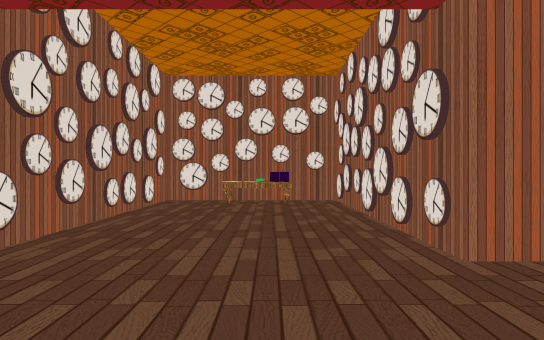
View 1 (above)

17 first-person views from a walk through a scene from a Unity 3-D project. The camera is 1.3 m above the floor, looks level and sees 75° across. The floor is counted in squares, 2 m on a side. Each view is taken from the middle of a square. On the plan, view 1 faces up. The plan holds only what a view shows up to about 10 squares ahead; the rest is blank. Some surface patterns are stand-ins.

View 2
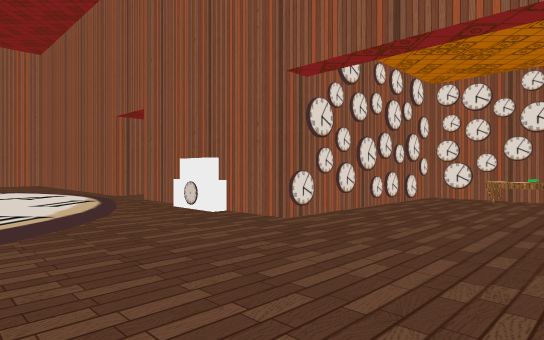

View 3
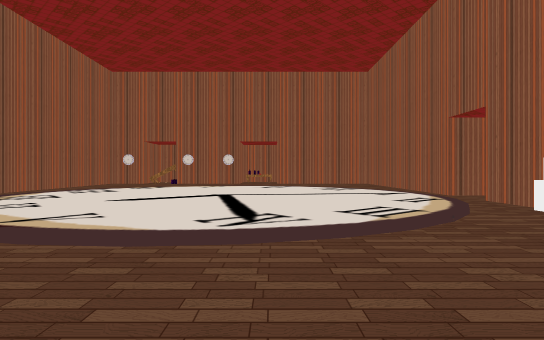

View 4
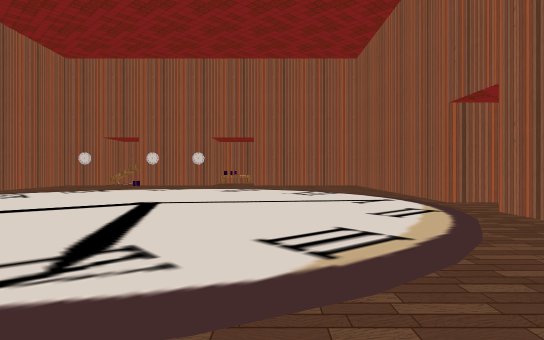

View 5
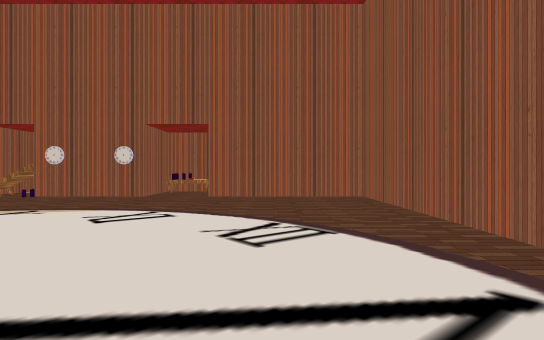

View 6
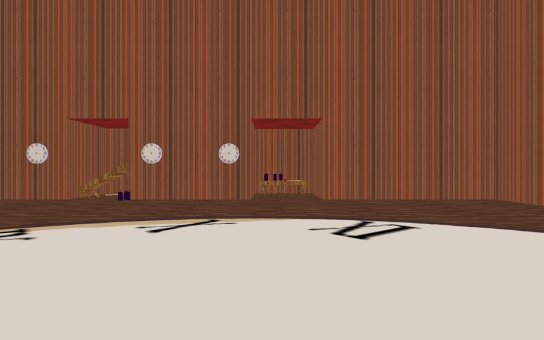

View 7
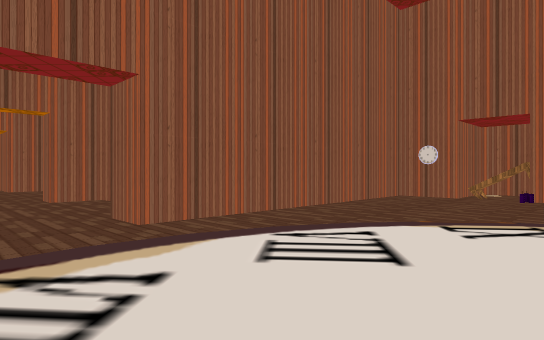

View 8
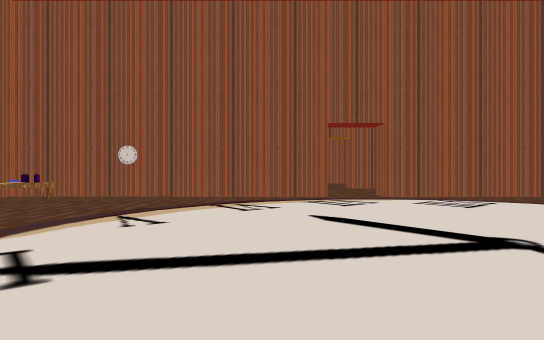

View 9
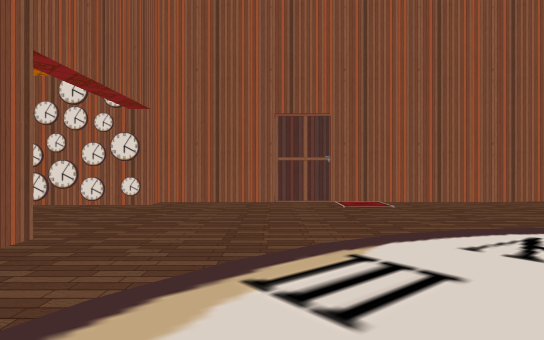

View 10
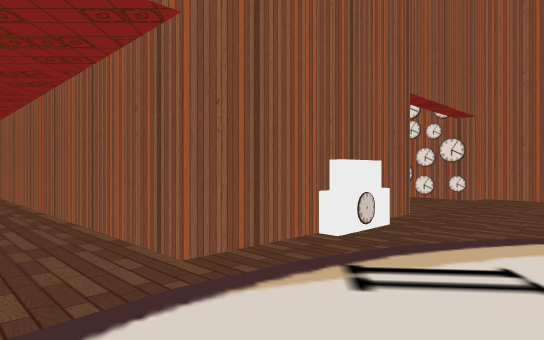

View 11
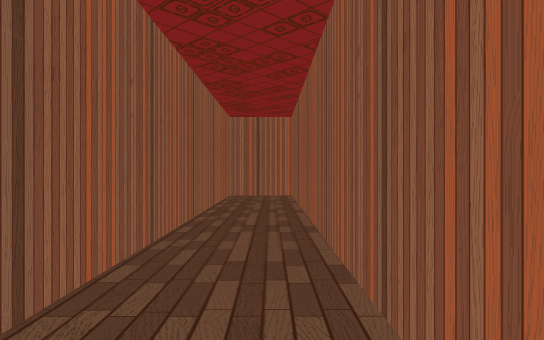

View 12
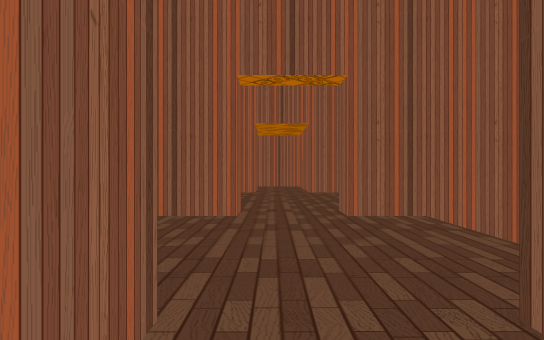

View 13
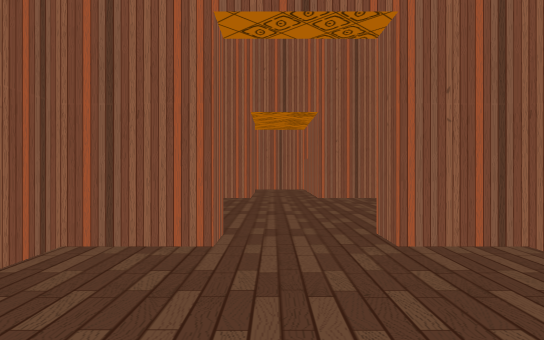

View 14
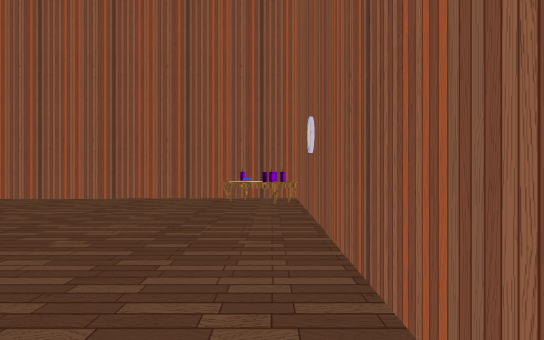

View 15
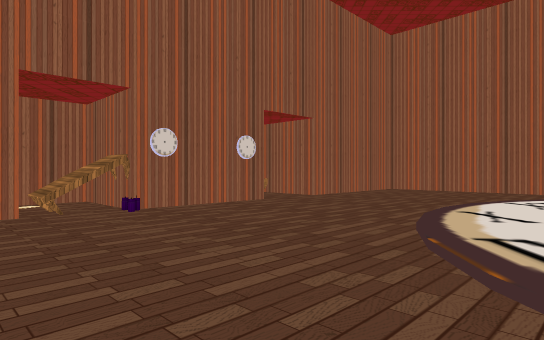

View 16
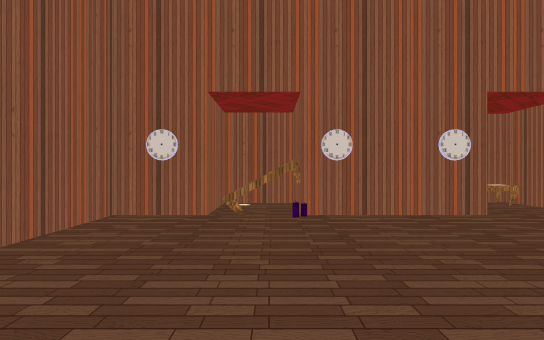

View 17
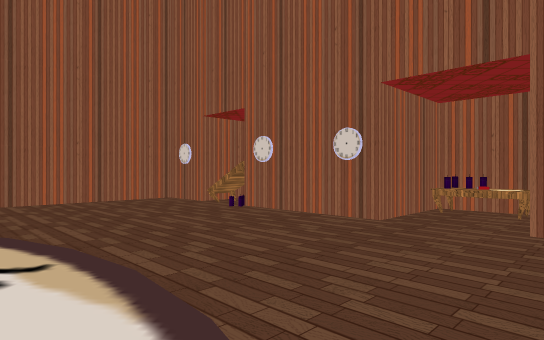

### Floor plan
Key: @ floor where view 1 was taken; # wall or solid block; . main floor; : floor 0.25 m higher than the main floor; / step, stairs or slope; v drop or lower ground; E desk; O other object.
Columns run from 18 left of view 1 to 2 right of it. Each row starts with its distance up from view 1.
 12           ###
 11           #.#
 10           #.#
  9           #.#
  8           #.#   OOEO
  7           #.#  #.EOO#
  6           #.#  #..OO#
  5           #.#  #O...#
  4           #.#  #O..O#
  3   #########.####O..O#
  2   #...........O.....#
  1   #.....//::://.....#
  0   #..../:::::::/..@.#
 -1 ###....:::::::::....#
 -2 #O..../:::::::::/...#
 -3 #EO.../:::::::::/...#
 -4 ###.../:::::::::/...#
 -5   #....:::::::::....#
 -6  ##..../:::::::/....#
 -7  #E...../:::::/.....#
 -8  ##....../////.....E#
 -9   #...............OO#
-10   ########..#########
-11          ...
-12          ...
-13          ....#
-14         v#..##
-15           ...
-16          ....
-17          ....
-18          ....
-19         #....
-20           #.#
-21           #.#

Positions as (right, up) in squares from view 1, and headings:
1: (0, 0), facing up
2: (1, -1), facing up-left
3: (1, -2), facing left
4: (-1, -1), facing left
5: (-6, 0), facing left
6: (-7, -3), facing left
7: (-6, -5), facing down-left
8: (-5, 0), facing down
9: (-6, 0), facing right
10: (-8, 0), facing up-right
11: (-7, 3), facing up
12: (-7, -9), facing down
13: (-7, -11), facing down
14: (-6, -9), facing right
15: (-10, -9), facing up-left
16: (-10, -7), facing left
17: (-11, -1), facing down-left
